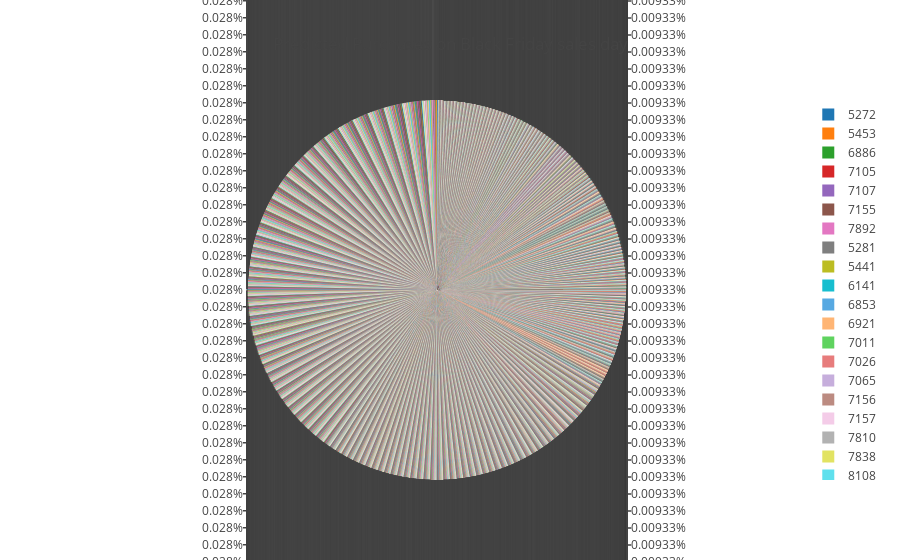

This figure's notebook cell:
### Code cell
cumulative_stats2 = predictions_pdf.groupby(['Purchase']).count()
product_data2 = [go.Pie(labels=cumulative_stats2.index, values=cumulative_stats2['predictedLabel'])]
product_layout2 = go.Layout(title='Predicted Purchases on Black Friday sales day')

fig = go.Figure(data=product_data2, layout=product_layout2)
iplot(fig)

### Figure 1 — Plotly figure (JSON) as saved in the notebook; plotly's stock layout.template omitted (floating-point values rounded to 4 significant figures; data arrays with more than 128 entries replaced by an {"elided": "..."} marker saying what was removed)
{"data": [{"type": "pie", "labels": {"elided": "6166 int values"}, "values": {"elided": "6166 int values"}, "uid": "7f703215-20ab-4caf-a431-e940501c76d1"}], "layout": {"title": {"text": "Predicted Purchases on Black Friday sales day"}}}
